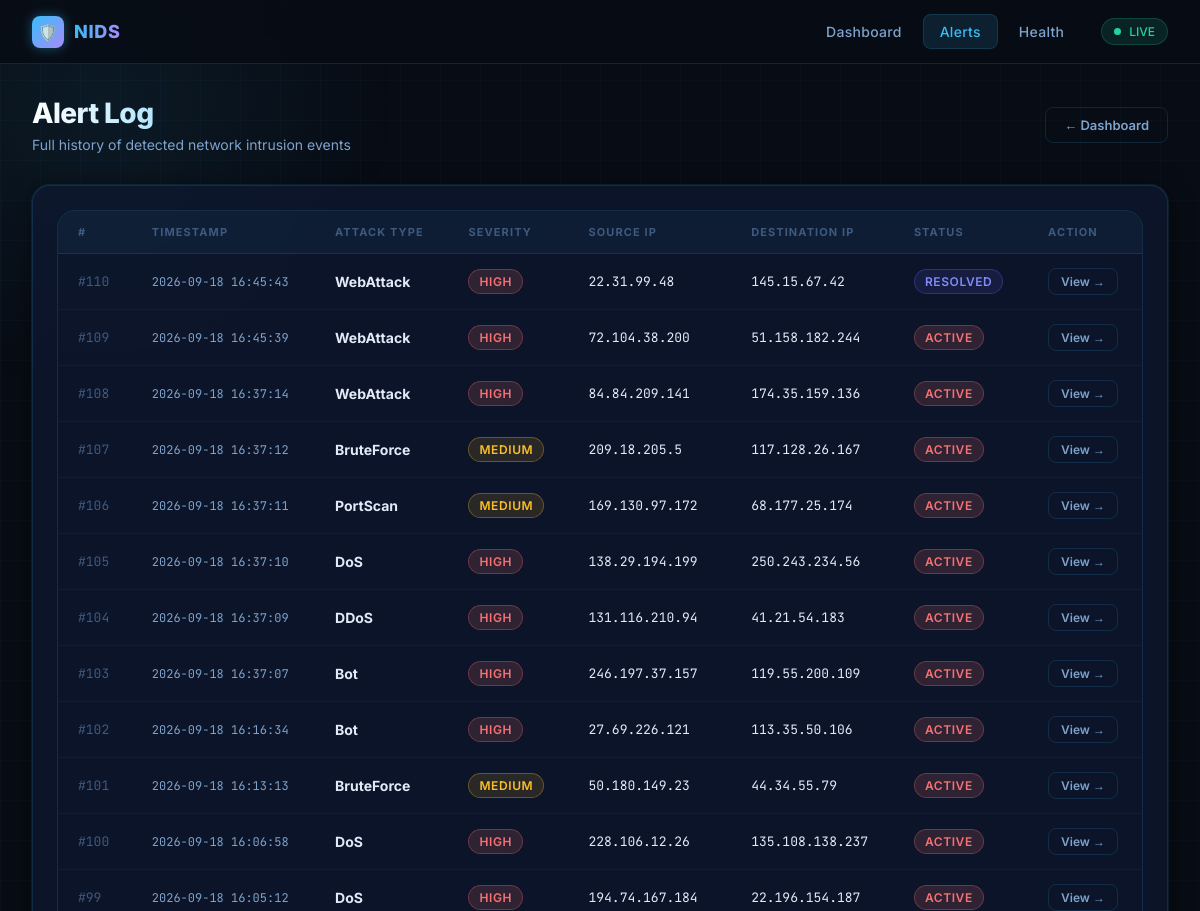
Before: /alerts (upper part) with the older database file.
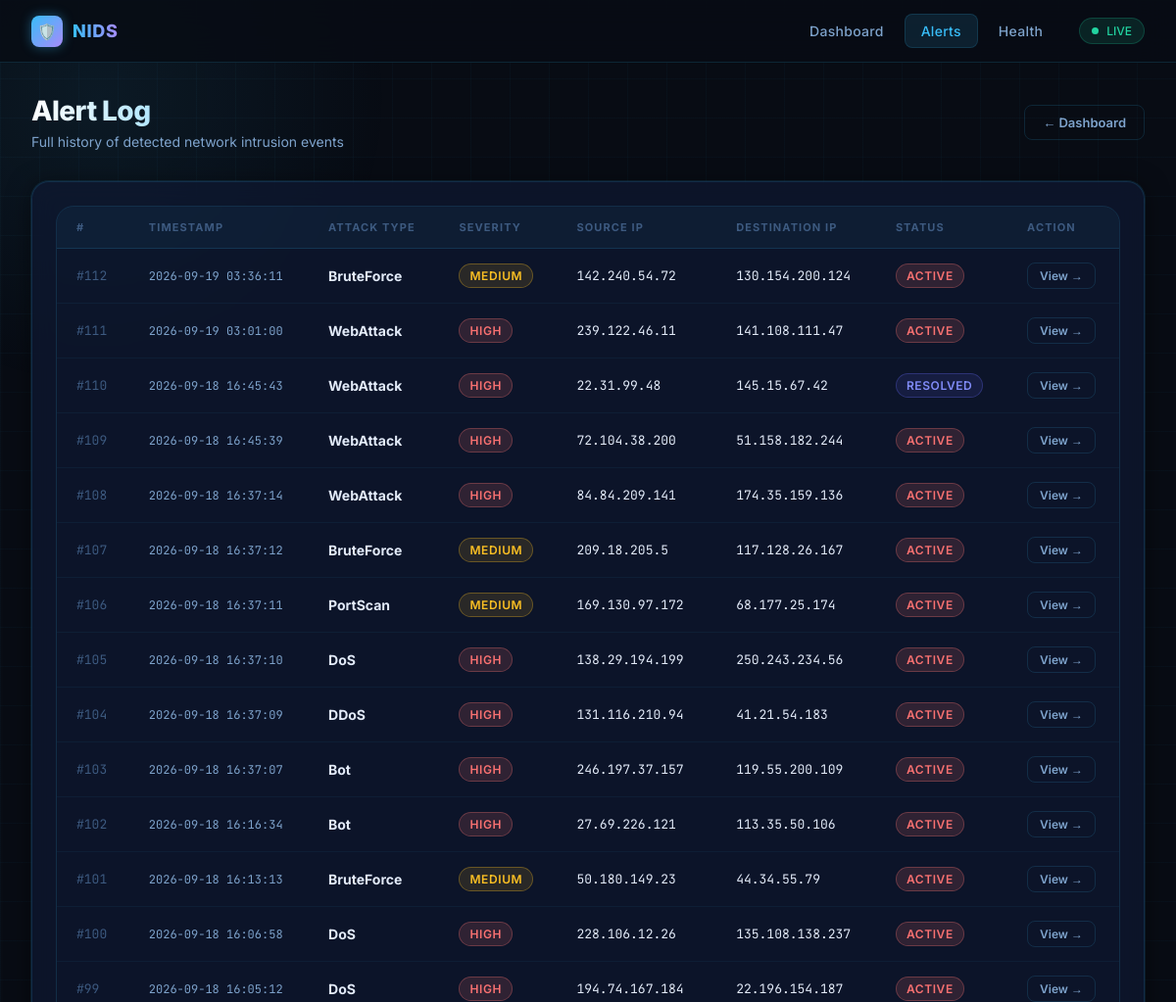
After: the same page with the newer database file.
### tables this page shows
CREATE TABLE alerts(

        id INTEGER PRIMARY KEY AUTOINCREMENT,

        attack_type TEXT,

        prediction INTEGER,

        severity TEXT,

        src_ip TEXT,

        dst_ip TEXT,

        source_port INTEGER,

        destination_port INTEGER,

        protocol INTEGER,

        flow_duration REAL,

        status TEXT DEFAULT 'ACTIVE',

        timestamp DATETIME DEFAULT CURRENT_TIMESTAMP

    );

### routes/pages.py (the view)
@pages_bp.route("/alerts")
def alerts():
    conn = get_db()
    alerts = conn.execute("""

    SELECT * FROM alerts
    ORDER BY timestamp DESC

    """).fetchall()
    conn.close()
    return render_template("alerts.html", alerts=alerts)

### utils/db.py (called while the page is built)
def get_db():
    conn = sqlite3.connect(DATABASE)
    conn.row_factory = sqlite3.Row
    return conn

### templates/alerts.html (shortened to what this page needs)
<!DOCTYPE html>
<html lang="en">
<head>
  <link rel="stylesheet" href="/static/nids.css">
</head>
<body>
<nav class="nav">
  <a class="nav-brand" href="/dashboard">
    <div class="nav-brand-icon">🛡️</div>
    <span class="nav-brand-text">NIDS</span>
  </a>
  <a href="/dashboard">Dashboard</a>
  <a href="/alerts" class="active">Alerts</a>
  <a href="/health">Health</a>
  <div class="nav-status">
    <div class="nav-status-dot"></div>
    LIVE
  </div>
</nav>
<div class="page-wrapper">
  <div class="page-header flex items-center justify-between">
    <div>
      <h1>Alert Log</h1>
      <p>Full history of detected network intrusion events</p>
    </div>
    <a href="/dashboard" class="btn btn-ghost">← Dashboard</a>
  </div>
  <div class="card">
    <div class="table-wrapper">
      <table>
        <thead>
          <tr>
            <th>#</th>
            <th>Timestamp</th>
            <th>Attack Type</th>
            <th>Severity</th>
            <th>Source IP</th>
            <th>Destination IP</th>
            <th>Status</th>
            <th>Action</th>
          </tr>
        </thead>
        <tbody>
          {% for alert in alerts %}
          <tr>
            <td class="mono" style="color:var(--text-muted)">#{{ alert.id }}</td>
            <td class="mono" style="color:var(--text-secondary); font-size:12px;">{{ alert.timestamp }}</td>
            <td><strong>{{ alert.attack_type }}</strong></td>
            <td><span class="badge {{ alert.severity }}">{{ alert.severity }}</span></td>
            <td class="mono">{{ alert.src_ip }}</td>
            <td class="mono">{{ alert.dst_ip }}</td>
            <td>
              <span class="badge {% if alert.status == 'RESOLVED' %}badge-resolved{% else %}badge-active{% endif %}">
                {{ alert.status }}
              </span>
            </td>
            <td>
              <a href="/details/{{ alert.id }}" class="btn btn-ghost" style="font-size:12px; padding:5px 12px;">View →</a>
            </td>
          </tr>
          {% else %}
          <tr>
            <td colspan="8" style="text-align:center; color:var(--text-muted); padding:48px;">
              No alerts recorded yet. Go to the Dashboard to simulate an attack.
            </td>
          </tr>
          {% endfor %}
        </tbody>
      </table>
    </div>
  </div>
</div>
</body>
</html>

Changed rows visible on the page:
added alerts: id "112", timestamp "2026-09-19 03:36:11", attack_type "BruteForce", severity "MEDIUM", src_ip "142.240.54.72", dst_ip "130.154.200.124", status "ACTIVE"
added alerts: id "111", timestamp "2026-09-19 03:01:00", attack_type "WebAttack", severity "HIGH", src_ip "239.122.46.11", dst_ip "141.108.111.47", status "ACTIVE"
